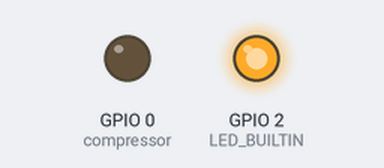
A sketch run on a simulated ESP8266 (NodeMCU). On the bench: output pins drawn as LEDs (lit = HIGH, except the on-board LED, lit = LOW). WiFi joins after 1.5 s; servers stay silent unless stated; uploads are accepted with an empty reply; what the sketch prints to the serial monitor is not drawn.

Above: at 0.0 s.
At 2.9 s:
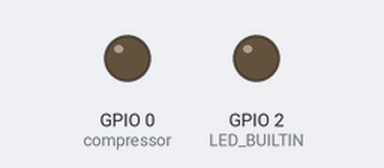
Timing chart, 0 to 4.4 s (numbered marks = the images above):
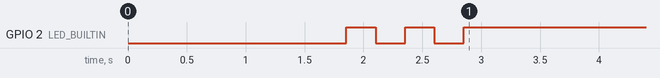

The sketch:

client.ino
```cpp
#include <ESP8266WiFi.h>
#include <ESP8266HTTPClient.h>
#include <ArduinoJson.h>


const char* ssid     = "polinchek";
const char* password = "122222322";

const char* host = "192.168.43.1";  //Server IP Address here

const char* boardName = "farm";

const int compressor = 0;
const int interval = 10000;  // Interval between requests


WiFiClient client;
DynamicJsonDocument doc(1024);
//StaticJsonBuffer<1024> jsonBuffer; // compute via https://arduinojson.org/v5/assistant/

void setup() {
    Serial.begin(115200);
    delay(100);

    // We start by connecting to a WiFi network
    Serial.println();
    Serial.println();
    Serial.print("Connecting to ");
    Serial.println(ssid);

    WiFi.mode(WIFI_STA);
    WiFi.begin(ssid, password);

    while (WiFi.status() != WL_CONNECTED) {
        delay(500);
        Serial.print(".");
    }

    Serial.println("");
    Serial.println("WiFi connected");
    Serial.println("IP address: ");
    Serial.println(WiFi.localIP());

    pinMode(LED_BUILTIN, OUTPUT);
    pinMode(compressor, OUTPUT);

    digitalWrite(LED_BUILTIN, 0);
    delay(250);
    digitalWrite(LED_BUILTIN, 1);
    delay(250);
    digitalWrite(LED_BUILTIN, 0);
    delay(250);
    digitalWrite(LED_BUILTIN, 1);
    delay(250);
    digitalWrite(LED_BUILTIN, 0);
    delay(250);
    digitalWrite(LED_BUILTIN, 1);
}


void loop() {
    pinMode(LED_BUILTIN, OUTPUT);
    pinMode(compressor, OUTPUT);
    if (WiFi.status() == WL_CONNECTED) { //Check WiFi connection status
        HTTPClient http;
        http.begin(client, "http://192.168.43.1:8000/interact");   // pass Server IP Address here
        http.addHeader("Content-Type", "application/json");
        String request = getStates();
        Serial.println(request);
        int httpCode = http.POST(request);
        if (httpCode > 0) {
            String payload = http.getString();
            Serial.println(payload);
            deserializeJson(doc, payload);
            http.end();

            digitalWrite(compressor, doc["LED"].as<bool>());
        }
        else {
            Serial.println("Unable to request");
        }
    }
  delay(interval);
}


String getStates() {
    String json;
    doc["name"] = boardName;

    // Get pin state
    doc["LED"] = digitalRead(LED_BUILTIN);
    serializeJson(doc, json);
    return json;
}
```
